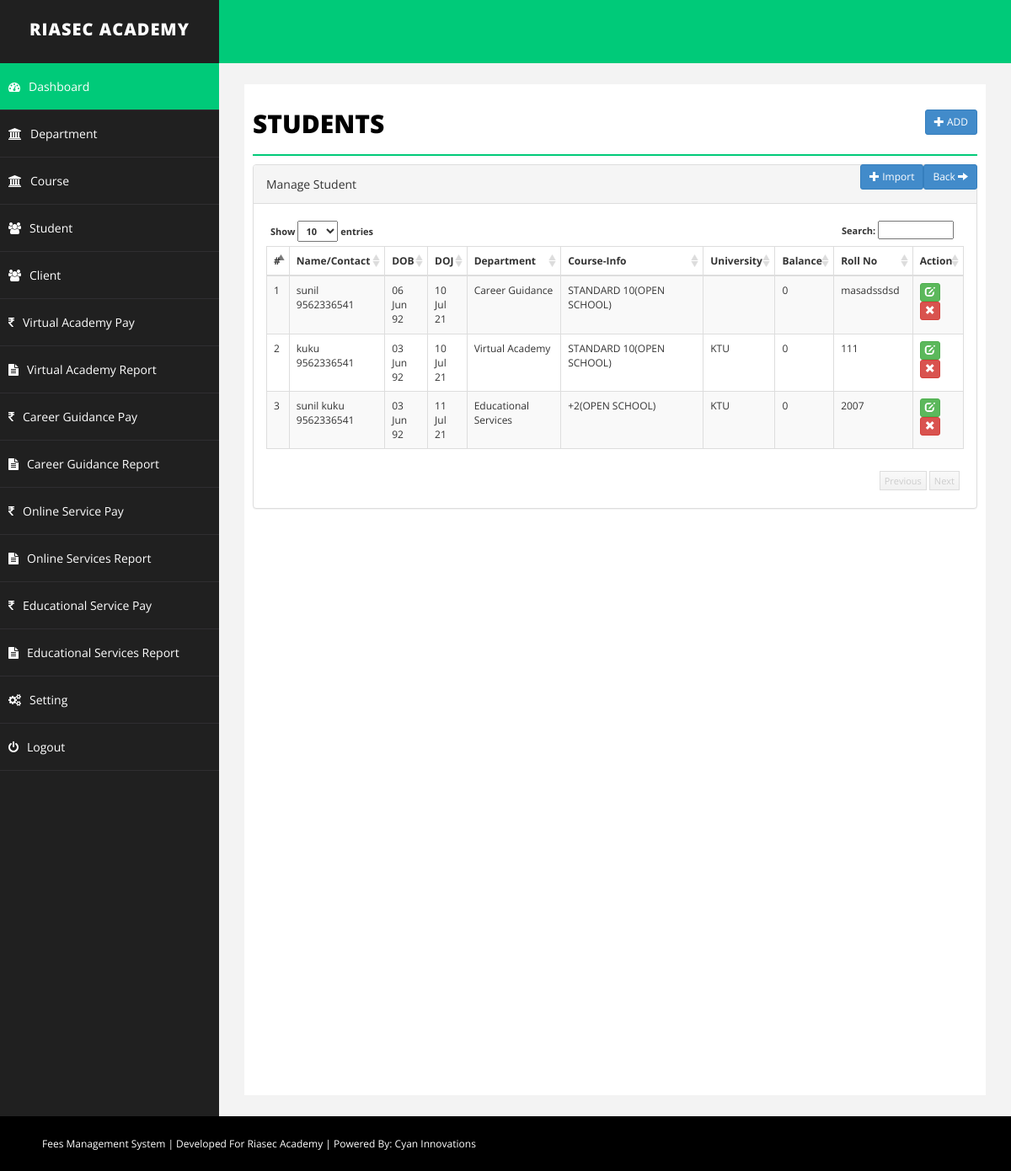
/student.php (signed in), run on the app's committed database.
### tables this page shows
CREATE TABLE `student` (
  `id` int(255) NOT NULL,
  `emailid` varchar(255) NOT NULL,
  `sname` varchar(255) NOT NULL,
  `joindate` datetime NOT NULL,
  `birthdate` datetime NOT NULL,
  `about` text NOT NULL,
  `contact` varchar(255) NOT NULL,
  `place` varchar(255) DEFAULT NULL,
  `fees` int(255) NOT NULL,
  `branch` varchar(255) NOT NULL,
  `branchname` varchar(255) DEFAULT NULL,
  `balance` double NOT NULL,
  `delete_status` enum('0','1') NOT NULL DEFAULT '0',
  `rollno` varchar(100) NOT NULL,
  `course` varchar(255) NOT NULL,
  `coursename` varchar(255) DEFAULT NULL,
  `coursetype` varchar(255) NOT NULL,
  `organization` text NOT NULL,
  `university` varchar(255) DEFAULT NULL,
  `academicyear` varchar(255) DEFAULT NULL
);

### student.php (the view, shortened to what this page needs)
<?php
include("php/dbconnect.php");
$id="";
$emailid='';
$sname='';
$joindate = '';$birthdate = '';
$course = '';$coursetype = '';
$organization = '';
$remark='';
$contact='';
$balance = 0;
$fees='';
$about = '';
$branch='';
$rollno='';
$place='';
$academicyear='';
$university='';
$action = "add";
?>
<!DOCTYPE html>
<html xmlns="http://www.w3.org/1999/xhtml">
<head>
    <link href="css/bootstrap.css" rel="stylesheet" />
    <link href="css/font-awesome.css" rel="stylesheet" />
    <link href="css/basic.css" rel="stylesheet" />
    <link href="css/custom.css" rel="stylesheet" />
	<link href="css/ui.css" rel="stylesheet" />
	<link href="css/datepicker.css" rel="stylesheet" />
</head>
<?php
include("php/header.php");
?>
        <div id="page-wrapper">
            <div id="page-inner">
                <div class="row">
                    <div class="col-md-12">
                        <h1 class="page-head-line">Students
						<?php
						echo (isset($_GET['action']) && @$_GET['action']=="add" || @$_GET['action']=="edit")?
						' <a href="student.php" class="btn btn-primary btn-sm pull-right">Back <i class="glyphicon glyphicon-arrow-right"></i></a>':'<a href="student.php?action=add" class="btn btn-primary btn-sm pull-right"><i class="glyphicon glyphicon-plus"></i> Add </a>';
						?>
                    </div>
                </div>
				<a href="upload.php" class="btn btn-primary btn-sm pull-right">Back <i class="glyphicon glyphicon-arrow-right"></i></a><a href="upload.php" class="btn btn-primary btn-sm pull-right"><i class="glyphicon glyphicon-plus"></i> Import </a>
        <?php
		 if(isset($_GET['action']) && @$_GET['action']=="add" || @$_GET['action']=="edit")
		 {
		?>
			<script type="text/javascript" src="js/validation/jquery.validate.min.js"></script>
                <div class="row">
                    <div class="col-sm-10 col-sm-offset-1">
               <div class="panel panel-primary">
                        <div class="panel-heading">
                           <?php echo ($action=="add")? "Add Student": "Edit Student"; ?>
                        </div>
						<form action="student.php" method="post" id="signupForm1" class="form-horizontal">
                        <div class="panel-body">
						<fieldset class="scheduler-border" >
						 <legend  class="scheduler-border">Personal Information:</legend>
						<div class="form-group">
								<label class="col-sm-2 control-label" for="Old">Name* </label>
								<div class="col-sm-10">
									<input type="text" class="form-control" id="sname" name="sname" value="<?php echo $sname;?>"  />
								</div>
							</div>
						<div class="form-group">
								<label class="col-sm-2 control-label" for="Old">Contact* </label>
								<div class="col-sm-10">
									<input type="text" class="form-control" id="contact" name="contact" value="<?php echo $contact;?>" maxlength="10" />
								</div>
							</div>
						<div class="form-group">
								<label class="col-sm-2 control-label" for="Old">Department* </label>
								<div class="col-sm-10">
									<select  class="form-control" id="branch" name="branch" >
									<option value="" >Select Department</option>
                                    <?php
									$sql = "select * from branch where delete_status='0' order by branch.branch asc";
									$q = $conn->query($sql);
									while($r = $q->fetch_assoc())
									{
									echo '<option value="'.$r['id'].'"  '.(($branch==$r['id'])?'selected="selected"':'').'>'.$r['branch'].'</option>';
									}
									?>
									</select>
								</div>
						</div>
						<div class="form-group">
								<label class="col-sm-2 control-label" for="Old">Course* </label>
								<div class="col-sm-10">
									<select  class="form-control" id="course" name="course" >
									<option value="" >Select Course</option>
                                    <?php
									$sql = "select * from course where delete_status='0' order by course.coursetype asc";
									$q = $conn->query($sql);
									while($r = $q->fetch_assoc())
									{
									echo '<option value="'.$r['id'].'"  '.(($course==$r['id'])?'selected="selected"':'').'>'.$r['course'].'('.$r['coursetype'].')</option>';
									}
									?>
									</select>
								</div>
						</div>
						<div class="form-group">
								<label class="col-sm-2 control-label" for="Old">DOB* </label>
								<div class="col-sm-10">
									<input type="text" class="form-control" id="birthdate" name="birthdate" placeholder="yy-mm-dd" value="<?php echo  ($birthdate!='')?date("Y-m-d", strtotime($birthdate)):'';?>" style="background-color: #fff;"  />
								</div>
							</div>
						<div class="form-group">
								<label class="col-sm-2 control-label" for="Old">DOJ* </label>
								<div class="col-sm-10">
									<input type="text" class="form-control" id="joindate" name="joindate" placeholder="yy-mm-dd" value="<?php echo  ($joindate!='')?date("Y-m-d", strtotime($joindate)):'';?>" style="background-color: #fff;"  />
								</div>
							</div>
							<div class="form-group">
								<label class="col-sm-2 control-label" for="Old">Admission Number* </label>
								<div class="col-sm-10">
									<input type="text" class="form-control" id="rollno" name="rollno" value="<?php echo $rollno;?>" maxlength="10" />
								</div>
							</div>
                            <div class="form-group">
								<label class="col-sm-2 control-label" for="Old">Academic Year* </label>
								<div class="col-sm-10">
									<input type="text" class="form-control" id="academicyear" name="academicyear" value="<?php echo $academicyear;?>" maxlength="10" />
								</div>
							</div>
							<div class="form-group">
								<label class="col-sm-2 control-label" for="Old">University* </label>
								<div class="col-sm-10">
									<input type="text" class="form-control" id="university" name="university" value="<?php echo $university;?>" maxlength="10" />
								</div>
							</div>
							<div class="form-group">
								<label class="col-sm-2 control-label" for="Old">Organization/School </label>
								<div class="col-sm-10">
									<input type="text" class="form-control" id="organization" name="organization" value="<?php echo $organization;?>" maxlength="30" />
								</div>
							</div>
						 </fieldset>
							<fieldset class="scheduler-border" >
						 <legend  class="scheduler-border">Payment Information:</legend>
						<div class="form-group">
								<label class="col-sm-2 control-label" for="Old">Basic Fees* </label>
								<div class="col-sm-10">
									<input type="text" class="form-control" id="fees" name="fees" value="<?php echo $fees;?>"  />
								</div>
						</div>
						<!--
						<?php
						if($action=="add")
						{
						?>
						<div class="form-group">
								<label class="col-sm-2 control-label" for="Old">Initial Payment* </label>
								<div class="col-sm-10">
									<input type="text" class="form-control" id="advancefees" name="advancefees" readonly   />
								</div>
						</div>
						<?php
						}
						?> -->
<!--
						<div class="form-group">
								<label class="col-sm-2 control-label" for="Old">Balance </label>
								<div class="col-sm-10">
									<input type="text" class="form-control"  id="balance" name="balance" value="<?php echo $balance;?>" disabled />
								</div>
						</div>
						 -->
							<?php
						if($action=="add")
						{
						?>
							<div class="form-group">
								<label class="col-sm-2 control-label" for="Password">Payment Remark </label>
								<div class="col-sm-10">
	                        <textarea class="form-control" id="remark" name="remark"><?php echo $remark;?></textarea >
								</div>
							</div>
						<?php
						}
						?>
							</fieldset>
							 <fieldset class="scheduler-border" >
						 <legend  class="scheduler-border">Optional Information:</legend>
						 <div class="form-group">
								<label class="col-sm-2 control-label" for="Old">Place </label>
								<div class="col-sm-10">
									<input type="text" class="form-control" id="place" name="place" value="<?php echo $place;?>"  />
								</div>
						    </div>
							<div class="form-group">
								<label class="col-sm-2 control-label" for="Password">About </label>
								<div class="col-sm-10">
	                        <textarea class="form-control" id="about" name="about"><?php echo $about;?></textarea >
								</div>
							</div>
							<div class="form-group">
								<label class="col-sm-2 control-label" for="Old">Email Id </label>
								<div class="col-sm-10">
									<input type="text" class="form-control" id="emailid" name="emailid" value="<?php echo $emailid;?>"  />
								</div>
						    </div>
							</fieldset>
						<div class="form-group">
								<div class="col-sm-8 col-sm-offset-2">
								<input type="hidden" name="id" value="<?php echo $id;?>">
								<input type="hidden" name="action" value="<?php echo $action;?>">
									<button type="submit" name="save" class="btn btn-primary">Save </button>
								</div>
							</div>
                         </div>
							</form>
                        </div>
                            </div>
                </div>
		<script type="text/javascript">
		$( document ).ready( function () {
		$( "#joindate" ).datepicker({
dateFormat:"yy-mm-dd",
changeMonth: true,
changeYear: true,
yearRange: "1970:<?php echo date('Y');?>"
});
$( "#birthdate" ).datepicker({
dateFormat:"yy-mm-dd",
changeMonth: true,
changeYear: true,
yearRange: "1970:<?php echo date('Y');?>"
});
		if($("#signupForm1").length > 0)
         {
		 <?php if($action=='add')
		 {
		 ?>
			$( "#signupForm1" ).validate( {
				rules: {
					sname: "required",
					joindate: "required",
					emailid: "email",
					branch: "required",
					course:"required"
					contact: {
						required: true,
						digits: true
					},
					fees: {
						required: true,
						digits: true
					},
				},
			<?php
			}else
			{
			?>
			$( "#signupForm1" ).validate( {
				rules: {
					sname: "required",
					joindate: "required",
					emailid: "email",
					branch: "required",
					course: "required",
					contact: {
						required: true,
						digits: true
					}
				},
			<?php
			}
			?>
				errorElement: "em",
				errorPlacement: function ( error, element ) {
					// Add the `help-block` class to the error element
					error.addClass( "help-block" );
					// Add `has-feedback` class to the parent div.form-group
					// in order to add icons to inputs
					element.parents( ".col-sm-10" ).addClass( "has-feedback" );
					if ( element.prop( "type" ) === "checkbox" ) {
						error.insertAfter( element.parent( "label" ) );
					} else {
						error.insertAfter( element );
					}
					// Add the span element, if doesn't exists, and apply the icon classes to it.
					if ( !element.next( "span" )[ 0 ] ) {
						$( "<span class='glyphicon glyphicon-remove form-control-feedback'></span>" ).insertAfter( element );
					}
				},
				success: function ( label, element ) {
					// Add the span element, if doesn't exists, and apply the icon classes to it.
					if ( !$( element ).next( "span" )[ 0 ] ) {
						$( "<span class='glyphicon glyphicon-ok form-control-feedback'></span>" ).insertAfter( $( element ) );
					}
				},
				highlight: function ( element, errorClass, validClass ) {
					$( element ).parents( ".col-sm-10" ).addClass( "has-error" ).removeClass( "has-success" );
					$( element ).next( "span" ).addClass( "glyphicon-remove" ).removeClass( "glyphicon-ok" );
				},
				unhighlight: function ( element, errorClass, validClass ) {
					$( element ).parents( ".col-sm-10" ).addClass( "has-success" ).removeClass( "has-error" );
					$( element ).next( "span" ).addClass( "glyphicon-ok" ).removeClass( "glyphicon-remove" );
				}
			} );
			}
		} );
		$("#fees").keyup( function(){
		$("#advancefees").val("");
		$("#balance").val(0);
		var fee = $.trim($(this).val());
		if( fee!='' && !isNaN(fee))
		{
		$("#advancefees").removeAttr("readonly");
		$("#balance").val(fee);
		$('#advancefees').rules("add", {
            max: parseInt(fee)
        });
		}
		else{
		$("#advancefees").attr("readonly","readonly");
		}
		});
		$("#advancefees").keyup( function(){
		var advancefees = parseInt($.trim($(this).val()));
		var totalfee = parseInt($("#fees").val());
		if( advancefees!='' && !isNaN(advancefees) && advancefees<=totalfee)
		{
		var balance = totalfee-advancefees;
		$("#balance").val(balance);
		}
		else{
		$("#balance").val(totalfee);
		}
		});
	</script>
		<?php
		}else{
		?>
		 <link href="css/datatable/datatable.css" rel="stylesheet" />
		<div class="panel panel-default">
                        <div class="panel-heading">
                            Manage Student
                        </div>
                        <div class="panel-body">
                            <div class="table-sorting table-responsive">
                                <table class="table table-striped table-bordered table-hover" id="tSortable22">
                                    <thead>
                                        <tr>
                                            <th>#</th>
                                            <th>Name/Contact</th>
											<th>DOB</th>
                                            <th>DOJ</th>
											<th>Department</th>
											<th>Course-Info</th>
											<th>University</th>
                                            <th>Balance</th>
											<th>Roll No</th>
											<th>Action</th>
                                        </tr>
                                    </thead>
                                    <tbody>
									<?php
									$sql = "select * from student where delete_status='0'";
									$q = $conn->query($sql);
									$i=1;
									while($r = $q->fetch_assoc())
									{
									echo '<tr '.(($r['balance']>0)?'class="danger"':'').'>
                                            <td>'.$i.'</td>
                                            <td>'.$r['sname'].'<br/>'.$r['contact'].'</td>
											<td>'.date("d M y", strtotime($r['birthdate'])).'</td>
                                            <td>'.date("d M y", strtotime($r['joindate'])).'</td>
											<td>'.$r['branchname'].'</td>
											<td>'.$r['coursename'].'('.$r['coursetype'].')</td>
											<td>'.$r['university'].'</td>
                                            <td>'.$r['balance'].'</td>
											<td>'.$r['rollno'].'</td>
											<td>
											<a href="student.php?action=edit&id='.$r['id'].'" class="btn btn-success btn-xs"><span class="glyphicon glyphicon-edit"></span></a>
											<a onclick="return confirm(\'Are you sure you want to delete this record\');" href="student.php?action=delete&id='.$r['id'].'" class="btn btn-danger btn-xs"><span class="glyphicon glyphicon-remove"></span></a> </td>
                                        </tr>';
										$i++;
									}
									?>
                                    </tbody>
                                </table>
                            </div>
                        </div>
                    </div>
		<?php
		}
		?>
            </div>
        </div>
    </div>
    <div id="footer-sec">
	Fees Management System | Developed For Riasec Academy | Powered By: <a href="https://www.cyaninnovations.in/" target="_blank">Cyan Innovations</a>
    </div>
</body>
</html>

### data on the page
student: sname "sunil", contact "9562336541", birthdate "06 Jun 92", joindate "10 Jul 21", branchname "Career Guidance", coursename "STANDARD 10", coursetype "OPEN SCHOOL", balance "0", rollno "masadssdsd"
student: sname "kuku", contact "9562336541", birthdate "03 Jun 92", joindate "10 Jul 21", branchname "Virtual Academy", coursename "STANDARD 10", coursetype "OPEN SCHOOL", university "KTU", balance "0", rollno "111"
student: sname "sunil kuku", contact "9562336541", birthdate "03 Jun 92", joindate "11 Jul 21", branchname "Educational Services", coursename "+2", coursetype "OPEN SCHOOL", university "KTU", balance "0", rollno "2007"
